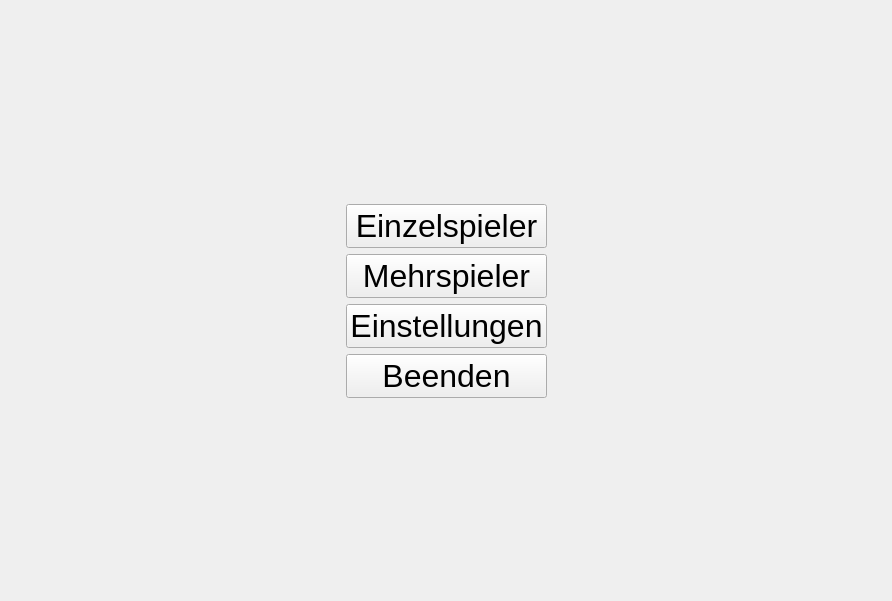
<?xml version="1.0" encoding="UTF-8"?>
<ui version="4.0">
 <class>Hauptmenue</class>
 <widget class="QWidget" name="Hauptmenue">
  <property name="geometry">
   <rect>
    <x>0</x>
    <y>0</y>
    <width>892</width>
    <height>601</height>
   </rect>
  </property>
  <layout class="QHBoxLayout" name="horizontalLayout">
   <item>
    <spacer name="horizontalSpacer">
     <property name="orientation">
      <enum>Qt::Horizontal</enum>
     </property>
     <property name="sizeHint" stdset="0">
      <size>
       <width>329</width>
       <height>20</height>
      </size>
     </property>
    </spacer>
   </item>
   <item>
    <layout class="QVBoxLayout" name="verticalLayout">
     <item>
      <spacer name="verticalSpacer">
       <property name="orientation">
        <enum>Qt::Vertical</enum>
       </property>
       <property name="sizeHint" stdset="0">
        <size>
         <width>20</width>
         <height>40</height>
        </size>
       </property>
      </spacer>
     </item>
     <item>
      <widget class="QPushButton" name="button_einzelspieler">
       <property name="font">
        <font>
         <pointsize>24</pointsize>
        </font>
       </property>
       <property name="styleSheet">
        <string notr="true">QPushButton
{

}</string>
       </property>
       <property name="text">
        <string>Einzelspieler</string>
       </property>
      </widget>
     </item>
     <item>
      <widget class="QPushButton" name="button_mehrspieler">
       <property name="font">
        <font>
         <pointsize>24</pointsize>
        </font>
       </property>
       <property name="text">
        <string>Mehrspieler</string>
       </property>
      </widget>
     </item>
     <item>
      <widget class="QPushButton" name="button_einstellungen">
       <property name="font">
        <font>
         <pointsize>24</pointsize>
        </font>
       </property>
       <property name="text">
        <string>Einstellungen</string>
       </property>
      </widget>
     </item>
     <item>
      <widget class="QPushButton" name="button_beenden">
       <property name="font">
        <font>
         <pointsize>24</pointsize>
        </font>
       </property>
       <property name="styleSheet">
        <string notr="true"/>
       </property>
       <property name="text">
        <string>Beenden</string>
       </property>
       <property name="flat">
        <bool>false</bool>
       </property>
      </widget>
     </item>
     <item>
      <spacer name="verticalSpacer_2">
       <property name="orientation">
        <enum>Qt::Vertical</enum>
       </property>
       <property name="sizeHint" stdset="0">
        <size>
         <width>20</width>
         <height>40</height>
        </size>
       </property>
      </spacer>
     </item>
    </layout>
   </item>
   <item>
    <spacer name="horizontalSpacer_2">
     <property name="orientation">
      <enum>Qt::Horizontal</enum>
     </property>
     <property name="sizeHint" stdset="0">
      <size>
       <width>329</width>
       <height>20</height>
      </size>
     </property>
    </spacer>
   </item>
  </layout>
 </widget>
 <resources/>
 <connections/>
</ui>
